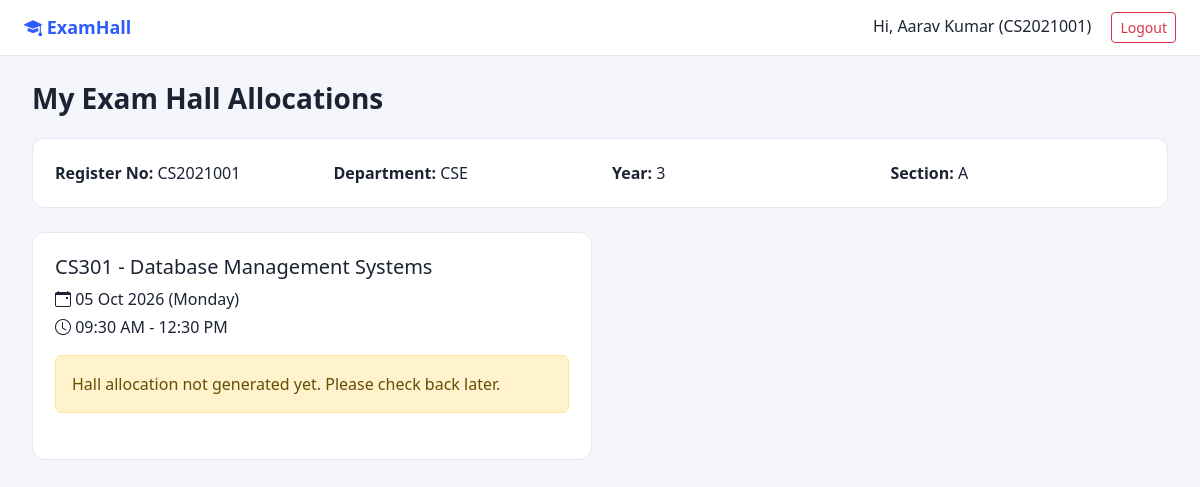
The page /student/dashboard.php (signed in) on the database its author committed.
### tables this page shows
CREATE TABLE students (
  student_id  INT AUTO_INCREMENT PRIMARY KEY,
  register_no VARCHAR(30)  NOT NULL UNIQUE,
  name        VARCHAR(100) NOT NULL,
  department  VARCHAR(50)  NOT NULL,
  year        VARCHAR(10)  NOT NULL,
  section     VARCHAR(10)  NOT NULL,
  password    VARCHAR(255) NOT NULL,    
  created_at  TIMESTAMP DEFAULT CURRENT_TIMESTAMP
);

CREATE TABLE exams (
  exam_id      INT AUTO_INCREMENT PRIMARY KEY,
  subject_code VARCHAR(20)  NOT NULL,
  subject_name VARCHAR(100) NOT NULL,
  exam_date    DATE NOT NULL,
  start_time   TIME NOT NULL,
  end_time     TIME NOT NULL,
  created_at   TIMESTAMP DEFAULT CURRENT_TIMESTAMP
);

### includes/functions.php (called while the page is built, shortened)
<?php
function h($value) {
    return htmlspecialchars($value ?? '', ENT_QUOTES, 'UTF-8');
}

### student/dashboard.php (the view, shortened to what this page needs)
<?php
require_once __DIR__ . '/../includes/functions.php';
require_once __DIR__ . '/../config/db.php';
$studentId = $_SESSION['student_id'];
$stmt = $pdo->prepare('SELECT * FROM students WHERE student_id = ?');
$stmt->execute([$studentId]);
$student = $stmt->fetch();
$stmt = $pdo->prepare('
    SELECT e.exam_id, e.subject_code, e.subject_name, e.exam_date, e.start_time, e.end_time,
           a.seat_no, h.hall_number, h.building, h.floor
    FROM exam_registrations er
    JOIN exams e ON e.exam_id = er.exam_id
    LEFT JOIN allocations a ON a.exam_id = e.exam_id AND a.student_id = er.student_id
    LEFT JOIN halls h ON h.hall_id = a.hall_id
    WHERE er.student_id = ?
    ORDER BY e.exam_date ASC
');
$stmt->execute([$studentId]);
$exams = $stmt->fetchAll();
?>
<!DOCTYPE html>
<html lang="en">
<head>
  <link href="https://cdn.jsdelivr.net/npm/bootstrap@5.3.3/dist/css/bootstrap.min.css" rel="stylesheet">
  <link href="https://cdn.jsdelivr.net/npm/bootstrap-icons@1.11.3/font/bootstrap-icons.css" rel="stylesheet">
  <link href="../css/style.css" rel="stylesheet">
</head>
<body>
<nav class="navbar-app d-flex justify-content-between align-items-center no-print">
  <span class="brand"><i class="bi bi-mortarboard-fill"></i> ExamHall</span>
  <div>
    <span class="me-3">Hi, <?= h($student['name']) ?> (<?= h($student['register_no']) ?>)</span>
    <a href="../student_logout.php" class="btn btn-sm btn-outline-danger">Logout</a>
  </div>
</nav>
<div class="main-content">
  <h3 class="page-title">My Exam Hall Allocations</h3>
  <div class="panel mb-4">
    <div class="row">
      <div class="col-md-3"><strong>Register No:</strong> <?= h($student['register_no']) ?></div>
      <div class="col-md-3"><strong>Department:</strong> <?= h($student['department']) ?></div>
      <div class="col-md-3"><strong>Year:</strong> <?= h($student['year']) ?></div>
      <div class="col-md-3"><strong>Section:</strong> <?= h($student['section']) ?></div>
    </div>
  </div>
  <div class="row g-3">
    <?php foreach ($exams as $e): ?>
      <div class="col-md-6">
        <div class="panel h-100">
          <h5><?= h($e['subject_code'] . ' - ' . $e['subject_name']) ?></h5>
          <p class="mb-1"><i class="bi bi-calendar-event"></i> <?= h(date('d M Y (l)', strtotime($e['exam_date']))) ?></p>
          <p class="mb-3"><i class="bi bi-clock"></i> <?= h(date('h:i A', strtotime($e['start_time']))) ?> - <?= h(date('h:i A', strtotime($e['end_time']))) ?></p>
          <?php if ($e['hall_number']): ?>
            <div class="alert alert-success mb-0">
              <div class="row">
                <div class="col-6"><strong>Hall Number</strong><br><span class="fs-4"><?= h($e['hall_number']) ?></span></div>
                <div class="col-6"><strong>Seat Number</strong><br><span class="fs-4"><?= h($e['seat_no']) ?></span></div>
              </div>
              <hr>
              <small><?= h($e['building']) ?>, Floor: <?= h($e['floor']) ?></small>
            </div>
          <?php else: ?>
            <div class="alert alert-warning mb-0">Hall allocation not generated yet. Please check back later.</div>
          <?php endif; ?>
        </div>
      </div>
    <?php endforeach; ?>
  </div>
</div>
</body>
</html>

### css/style.css (style rules this page uses)
:root { --primary: #2f5cff; --primary-dark: #1e3fc2; --bg: #f4f6fb; --card-bg: #ffffff; --text-dark: #1c2333; --text-muted: #6b7280; --border: #e5e8f0; --success: #1aa262; --danger: #e34747; }
* { box-sizing: border-box; }
body { background: var(--bg); color: var(--text-dark); font-family: 'Segoe UI', Roboto, Arial, sans-serif; }
.navbar-app { background: var(--card-bg); border-bottom: 1px solid var(--border); padding: 12px 24px; }
.navbar-app .brand { font-weight: 700; color: var(--primary); font-size: 18px; }
.main-content { flex-grow: 1; padding: 26px 32px; }
.page-title { font-weight: 700; margin-bottom: 22px; }
.panel { background: var(--card-bg); border-radius: 12px; border: 1px solid var(--border); padding: 22px; margin-bottom: 24px; }

### rows shown on the page
students: name "Aarav Kumar", register_no "CS2021001", department "CSE", year "3", section "A"
exams: subject_code+subject_name "CS301 - Database Management Systems", exam_date "05 Oct 2026 (Monday)", start_time "09:30 AM", end_time "12:30 PM"
